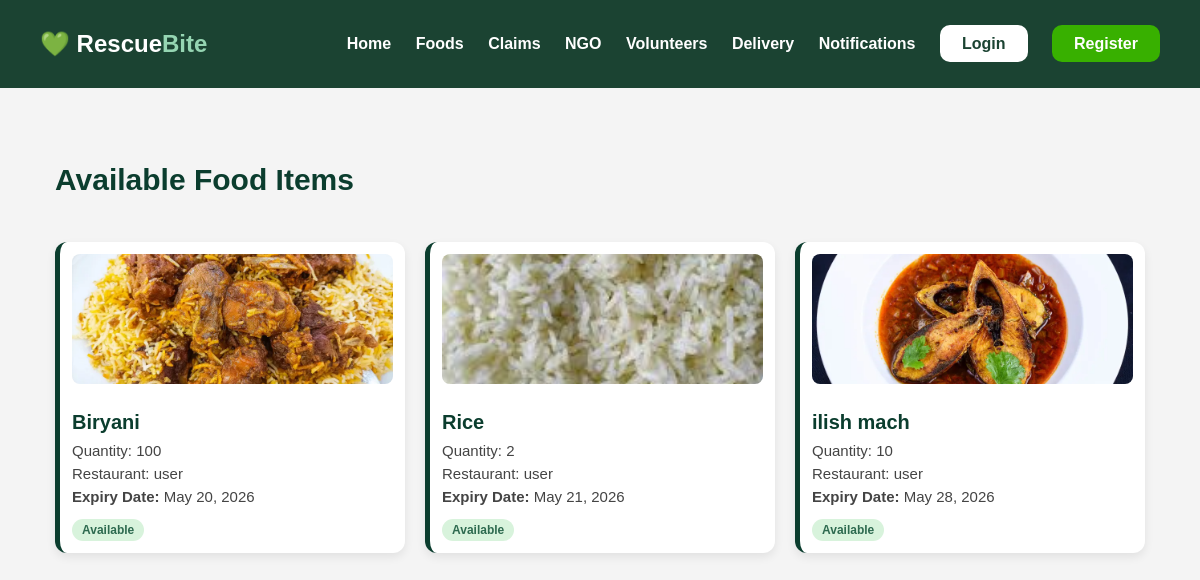
Screenshot of /donation/foods/ with the database file from the repository.
### donation/models.py (models this page shows, shortened)
class FoodItem(models.Model):
    restaurant = models.ForeignKey(User, on_delete=models.CASCADE)
    food_name = models.CharField(max_length=100)
    quantity = models.IntegerField()
    status = models.CharField(max_length=50, default='Available')
    expiry_date = models.DateField(null=True, blank=True)
    image = models.ImageField(upload_to='food_images/', null=True, blank=True)

### donation/views.py (the view)
def food_list(request):
    foods = FoodItem.objects.all()
    return render(request,
                  'donation/food_list.html',
                  {'foods': foods})

### donation/templates/donation/food_list.html (shortened to what this page needs)
{% extends 'base.html' %}
{% load static %}
{% block content %}
<div class="food-page">
    <div class="food-header">
        <h1 class="food-heading">
            Available Food Items
        </h1>
    </div>
    <div class="food-grid">
        {% for food in foods %}
        <div class="food-card">
            {% if food.image %}
                <img src="{{ food.image.url }}" alt="{{ food.food_name }}">
            {% else %}
                <img src="{% static 'images/foodpic1.jpg' %}" alt="Default Food">
            {% endif %}
            <div class="food-content">
                <h2>{{ food.food_name }}</h2>
                <p>Quantity: {{ food.quantity }}</p>
                <p>Restaurant: {{ food.restaurant.username }}</p>
                <p>
                    <b>Expiry Date:</b> {{ food.expiry_date }}
                </p>
                <span class="status">
                    {{ food.status }}
                </span>
            </div>
        </div>
        {% empty %}
        <p style="text-align:center;">
            No food items available.
        </p>
        {% endfor %}
    </div>
</div>
{% endblock %}

### static/css/style.css (style rules this page uses)
body { margin:0; font-family:Arial; background:#f4f4f4; }
.food-page { padding:25px; }
.food-header { display:flex; justify-content:space-between; align-items:center; margin-bottom:25px; }
.food-heading { color:#0b3d2e; font-size:30px; }
.food-grid { display:grid; grid-template-columns:repeat(auto-fit, minmax(250px, 1fr)); gap:20px; }
.food-card { background:white; padding:12px; border-radius:12px; border-left:5px solid #0b3d2e; box-shadow:0 4px 10px rgba(0,0,0,0.08); display:flex; flex-direction:column; transition:0.3s; }
.food-card img { width:100%; height:130px; object-fit:cover; border-radius:8px; margin-bottom:10px; }
.food-content h2 { color:#0b3d2e; font-size:20px; margin-bottom:8px; }
.food-content p { margin:6px 0; color:#444; font-size:15px; }
.status { display:inline-block; background:#d8f3dc; color:#1b4332; padding:4px 10px; border-radius:20px; margin-top:8px; font-size:13px; font-weight:bold; }
.status { background: #d8f3dc; color: #2d6a4f; padding: 4px 10px; border-radius: 15px; font-size: 12px; }
.food-page .food-card { display:flex; flex-direction:column; }
.food-page .food-card img { width:100%; height:130px; object-fit:cover; border-radius:8px; }
.food-card { display:flex; flex-direction:column; }
.food-card img { width:100%; height:130px; object-fit:cover; border-radius:8px; }
.food-page { overflow:hidden; }
.food-page .food-grid { display:grid; grid-template-columns:repeat(auto-fit, minmax(240px, 1fr)); gap:20px; }

### rows the page displays
FoodItem: food_name "Biryani", quantity "100", restaurant.username "user", expiry_date "May 20, 2026", status "Available"
FoodItem: image (picture), food_name "Rice", quantity "2", restaurant.username "user", expiry_date "May 21, 2026", status "Available"
FoodItem: image (picture), food_name "ilish mach", quantity "10", restaurant.username "user", expiry_date "May 28, 2026", status "Available"
